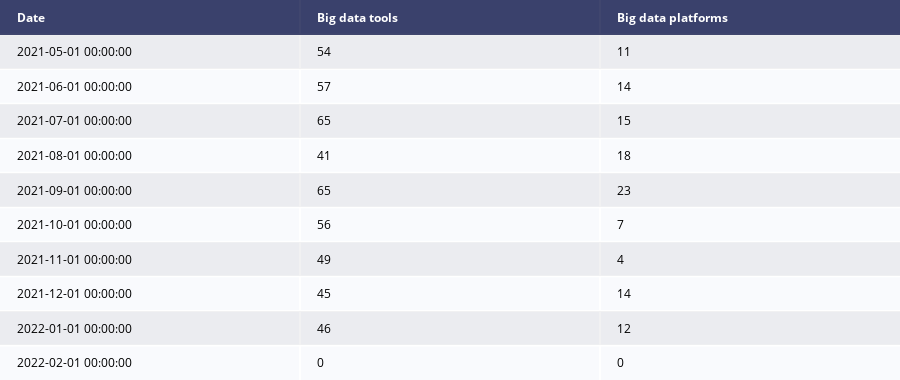

The notebook cell saved with this chart:
### Code cell
df = table_interest_over_time(kw_list, None, True);

### Figure 1 — Plotly figure (JSON) as saved in the notebook; plotly's stock layout.template omitted (floating-point values rounded to 4 significant figures)
{"data": [{"colorscale": [[0, "#00083e"], [0.5, "#ededee"], [1, "#ffffff"]], "hoverinfo": "none", "opacity": 0.75, "showscale": false, "type": "heatmap", "z": [[0, 0, 0], [0.5, 0.5, 0.5], [1, 1, 1], [0.5, 0.5, 0.5], [1, 1, 1], [0.5, 0.5, 0.5], [1, 1, 1], [0.5, 0.5, 0.5], [1, 1, 1], [0.5, 0.5, 0.5], [1, 1, 1]]}], "layout": {"annotations": [{"align": "left", "font": {"color": "#ffffff"}, "showarrow": false, "text": "<b>Date</b>", "x": -0.45, "xanchor": "left", "xref": "x", "y": 0, "yref": "y"}, {"align": "left", "font": {"color": "#ffffff"}, "showarrow": false, "text": "<b>Big data tools</b>", "x": 0.55, "xanchor": "left", "xref": "x", "y": 0, "yref": "y"}, {"align": "left", "font": {"color": "#ffffff"}, "showarrow": false, "text": "<b>Big data platforms</b>", "x": 1.55, "xanchor": "left", "xref": "x", "y": 0, "yref": "y"}, {"align": "left", "font": {"color": "#000000"}, "showarrow": false, "text": "2021-05-01 00:00:00", "x": -0.45, "xanchor": "left", "xref": "x", "y": 1, "yref": "y"}, {"align": "left", "font": {"color": "#000000"}, "showarrow": false, "text": "54", "x": 0.55, "xanchor": "left", "xref": "x", "y": 1, "yref": "y"}, {"align": "left", "font": {"color": "#000000"}, "showarrow": false, "text": "11", "x": 1.55, "xanchor": "left", "xref": "x", "y": 1, "yref": "y"}, {"align": "left", "font": {"color": "#000000"}, "showarrow": false, "text": "2021-06-01 00:00:00", "x": -0.45, "xanchor": "left", "xref": "x", "y": 2, "yref": "y"}, {"align": "left", "font": {"color": "#000000"}, "showarrow": false, "text": "57", "x": 0.55, "xanchor": "left", "xref": "x", "y": 2, "yref": "y"}, {"align": "left", "font": {"color": "#000000"}, "showarrow": false, "text": "14", "x": 1.55, "xanchor": "left", "xref": "x", "y": 2, "yref": "y"}, {"align": "left", "font": {"color": "#000000"}, "showarrow": false, "text": "2021-07-01 00:00:00", "x": -0.45, "xanchor": "left", "xref": "x", "y": 3, "yref": "y"}, {"align": "left", "font": {"color": "#000000"}, "showarrow": false, "text": "65", "x": 0.55, "xanchor": "left", "xref": "x", "y": 3, "yref": "y"}, {"align": "left", "font": {"color": "#000000"}, "showarrow": false, "text": "15", "x": 1.55, "xanchor": "left", "xref": "x", "y": 3, "yref": "y"}, {"align": "left", "font": {"color": "#000000"}, "showarrow": false, "text": "2021-08-01 00:00:00", "x": -0.45, "xanchor": "left", "xref": "x", "y": 4, "yref": "y"}, {"align": "left", "font": {"color": "#000000"}, "showarrow": false, "text": "41", "x": 0.55, "xanchor": "left", "xref": "x", "y": 4, "yref": "y"}, {"align": "left", "font": {"color": "#000000"}, "showarrow": false, "text": "18", "x": 1.55, "xanchor": "left", "xref": "x", "y": 4, "yref": "y"}, {"align": "left", "font": {"color": "#000000"}, "showarrow": false, "text": "2021-09-01 00:00:00", "x": -0.45, "xanchor": "left", "xref": "x", "y": 5, "yref": "y"}, {"align": "left", "font": {"color": "#000000"}, "showarrow": false, "text": "65", "x": 0.55, "xanchor": "left", "xref": "x", "y": 5, "yref": "y"}, {"align": "left", "font": {"color": "#000000"}, "showarrow": false, "text": "23", "x": 1.55, "xanchor": "left", "xref": "x", "y": 5, "yref": "y"}, {"align": "left", "font": {"color": "#000000"}, "showarrow": false, "text": "2021-10-01 00:00:00", "x": -0.45, "xanchor": "left", "xref": "x", "y": 6, "yref": "y"}, {"align": "left", "font": {"color": "#000000"}, "showarrow": false, "text": "56", "x": 0.55, "xanchor": "left", "xref": "x", "y": 6, "yref": "y"}, {"align": "left", "font": {"color": "#000000"}, "showarrow": false, "text": "7", "x": 1.55, "xanchor": "left", "xref": "x", "y": 6, "yref": "y"}, {"align": "left", "font": {"color": "#000000"}, "showarrow": false, "text": "2021-11-01 00:00:00", "x": -0.45, "xanchor": "left", "xref": "x", "y": 7, "yref": "y"}, {"align": "left", "font": {"color": "#000000"}, "showarrow": false, "text": "49", "x": 0.55, "xanchor": "left", "xref": "x", "y": 7, "yref": "y"}, {"align": "left", "font": {"color": "#000000"}, "showarrow": false, "text": "4", "x": 1.55, "xanchor": "left", "xref": "x", "y": 7, "yref": "y"}, {"align": "left", "font": {"color": "#000000"}, "showarrow": false, "text": "2021-12-01 00:00:00", "x": -0.45, "xanchor": "left", "xref": "x", "y": 8, "yref": "y"}, {"align": "left", "font": {"color": "#000000"}, "showarrow": false, "text": "45", "x": 0.55, "xanchor": "left", "xref": "x", "y": 8, "yref": "y"}, {"align": "left", "font": {"color": "#000000"}, "showarrow": false, "text": "14", "x": 1.55, "xanchor": "left", "xref": "x", "y": 8, "yref": "y"}, {"align": "left", "font": {"color": "#000000"}, "showarrow": false, "text": "2022-01-01 00:00:00", "x": -0.45, "xanchor": "left", "xref": "x", "y": 9, "yref": "y"}, {"align": "left", "font": {"color": "#000000"}, "showarrow": false, "text": "46", "x": 0.55, "xanchor": "left", "xref": "x", "y": 9, "yref": "y"}, {"align": "left", "font": {"color": "#000000"}, "showarrow": false, "text": "12", "x": 1.55, "xanchor": "left", "xref": "x", "y": 9, "yref": "y"}, {"align": "left", "font": {"color": "#000000"}, "showarrow": false, "text": "2022-02-01 00:00:00", "x": -0.45, "xanchor": "left", "xref": "x", "y": 10, "yref": "y"}, {"align": "left", "font": {"color": "#000000"}, "showarrow": false, "text": "0", "x": 0.55, "xanchor": "left", "xref": "x", "y": 10, "yref": "y"}, {"align": "left", "font": {"color": "#000000"}, "showarrow": false, "text": "0", "x": 1.55, "xanchor": "left", "xref": "x", "y": 10, "yref": "y"}], "height": 380, "margin": {"b": 0, "l": 0, "r": 0, "t": 0}, "xaxis": {"dtick": 1, "gridwidth": 2, "showticklabels": false, "tick0": -0.5, "ticks": "", "zeroline": false}, "yaxis": {"autorange": "reversed", "dtick": 1, "gridwidth": 2, "showticklabels": false, "tick0": 0.5, "ticks": "", "zeroline": false}}}
